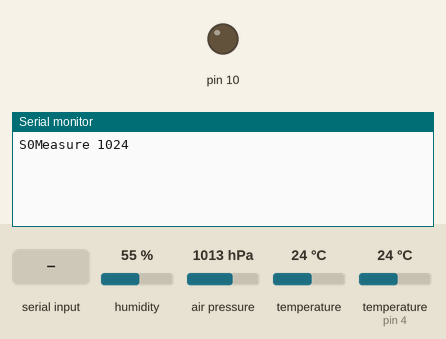
This sketch was run on a simulated Arduino Uno, built with avr-gcc and run on an emulated ATmega328P. Parts: output pins drawn as LEDs (lit = HIGH), the last lines printed to the serial monitor. The test bench sets the inputs (shaded band); at power-on: humidity 55 %, air pressure 1013 hPa, temperature 24 °C, temperature (sensor on pin 4) 24 °C. The local clock reads 2024-03-15 10:24:30 at power-on unless the sketch sets it; storage starts empty.

Above: at 3.2 s.
3.3 s: "l\n" received over Serial
At 4.8 s:
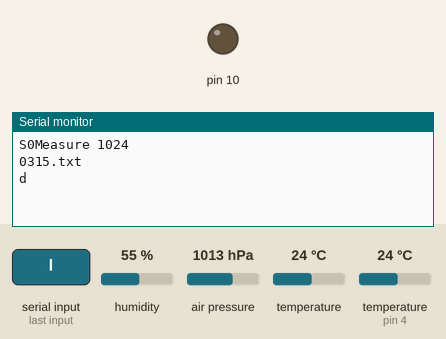
5.1 s: "s\n" received over Serial
At 6.6 s:
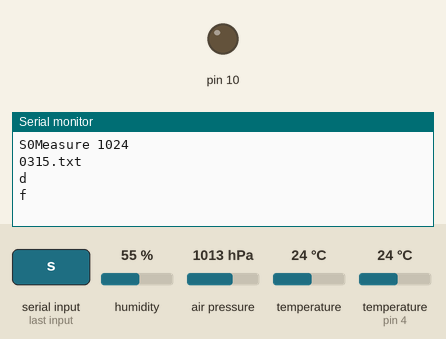
6.9 s: "1\n" received over Serial
At 8.0 s:
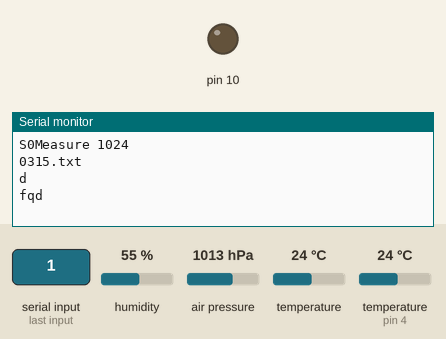

The sketch:

AWL_1_wip.ino
```cpp
#include <MD_DS3231.h>
#include <SD.h>
#include <SFE_BMP180.h>
#include <Wire.h>
#include <DHT.h>
#include <Adafruit_Sensor.h>

#define DHTPIN 4
#define DHTTYPE 22

DHT dht(DHTPIN, DHTTYPE);

SFE_BMP180 pressure;  //paineanturi


File myFile; //SD kortti, siihen kirjoittaminen yms.
File rdFile;
File opnNext;
char FileName[10];  //Serialista löytyvän filen nimi
char CharData[7];  //Serialista tulevan datan char

char FileNameArray[10]; //tiedoston nimi SD korttiin

#define ALTITUDE 34

//int i=0;

int Alarm;

void setup (){

  Serial.begin(9600);
  delay(2000);
  //Serial.println("S");

  pinMode(2, INPUT);

  if (pressure.begin())
    delay(1);
    //Serial.println("P");
  else {
    //Serial.println("PFug");
    while(1);
  }
  Serial.print("S0");
  pinMode(10, OUTPUT);

  if (!SD.begin(10)){
    delay(1);
    //Serial.println("Fug");
  }
  else{
//  Serial.println("done!");
  }

//  Serial.print("H");

  dht.begin();

  //Serial.println("finish");

 /*
  RTC.h = 20; //uncomment to set time if needed
  RTC.m = 4;
  RTC.s = 30;
  RTC.dd = 16;
  RTC.mm = 10;
  RTC.yyyy = 2017;
  RTC.writeTime();
  */
  //reset alarms:
  RTC.checkAlarm1();
  RTC.checkAlarm2();

}

void loop(){
  char status;
  double T,P,p0,a;


  //Serial.println();
  //Serial.println("Meas");

  RTC.readTime();

  float h = dht.readHumidity();

//  Serial.print("Humidity: ");
  //Serial.println(h);

  status = pressure.startTemperature();
  if (status != 0)
  {
    delay(status);

    status = pressure.getTemperature(T);
    if (status != 0)
    {
     // Serial.print("Temperature: ");
      //Serial.print(T,2);
      //Serial.println("C");
      delay(1);

      status = pressure.startPressure(3);
      if (status != 0)
      {

        delay(status);

        status = pressure.getPressure(P,T);

        if (status != 0)
        {
          p0 = pressure.sealevel(P,ALTITUDE);
     //     Serial.print("Pressure: ");
      //    Serial.print(p0,2);
     //     Serial.println(" mb");

        }
      }
    }
  }

 // i++;

 snprintf(FileNameArray, sizeof(FileNameArray), "%02d%02d.txt", RTC.mm, RTC.dd); //tiedoston nimi tulee muotoon mmdd.txt

  myFile = SD.open(FileNameArray, FILE_WRITE);
  if (myFile){
   // Serial.print("Writing");
  //  myFile.print(i);    //printtaa mittauskerran
  //  myFile.print(";");

    myFile.print(RTC.h, DEC);
    myFile.print(":");
    myFile.print(RTC.m, DEC);

    myFile.print(":");
    myFile.print(RTC.s, DEC);
    myFile.print(";");
    myFile.print(RTC.dd);
    myFile.print(".");
    myFile.print(RTC.mm);
    myFile.print(".");
    myFile.print(RTC.yyyy);
    myFile.print(";");

    myFile.print(T);
    myFile.print(";");
    myFile.print(p0);
    myFile.print(";");
    myFile.print(h);
    myFile.println();
    myFile.close();

   // Serial.println("writ");

   // Serial.print("Measured at ");
    Serial.print("Measure ");
   // Serial.print(i);
   // Serial.print(" times at ");
    Serial.print(RTC.h);
  //  Serial.print(":");
    Serial.println(RTC.m);
  //  Serial.print(" o'clock ");
  //  Serial.print(RTC.dd);
  //  Serial.print(".");
  //  Serial.print(RTC.mm);
  //  Serial.print(".");
  //  Serial.println(RTC.yyyy);
  }
  else{
    Serial.println("ERROR Writing");
  }

  //Serial.println("Waiting 2 seconds");
  //delay(2000);

  RTC.checkAlarm1();

  setalarm();

  while (RTC.checkAlarm2() != true){
    SerialData();
  }


}

void setalarm(){

  int Min;

  RTC.readTime();
  Min = RTC.m;
  //Hour = RTC.h;
  Min = Min + 30;
  if (Min >= 60){
    Min = Min - 60;
   // Hour = Hour + 1;
  }
  //if (Hour >= 24){
   // Hour = Hour - 24;

  //}

  RTC.m = Min;
  //RTC.h = Hour;

  RTC.writeAlarm2(DS3231_ALM_M);

//  Serial.print("Alarm set to ");
  RTC.readAlarm2();
  //Serial.print(RTC.h);
 // Serial.print(":");
  //Serial.println(RTC.m);


}

void SerialData(){
 // int a =0;
  if (Serial.available() != 0){
    delay(300);
    int j = 0;
    for (int a = Serial.available(); a != 0; a--){
     CharData[j] = Serial.read();
     j++;
    }
   // Serial.println("Serial read");
    //Orders received in format XYYYY
    //where X is order and YYYY is filename without ending

    switch (CharData[0]){
     case 'l': //lists all files on SD-card
       rdFile = SD.open("/");
       rdFile.rewindDirectory();
       while(true){
         opnNext = rdFile.openNextFile();
         if (! opnNext){
           Serial.println("d");
           opnNext.close();
           rdFile.close();
           break;
         }
         if (!opnNext.isDirectory()){
           Serial.print(opnNext.name());
           Serial.print("\n");
         //  Serial.print("\t");
         //  Serial.println(opnNext.size(), DEC);
           opnNext.close();
           //rdFile.close();
         }
       }
       break;

     case 's':  //send data from specified file
         getFileName();
         if (SD.exists(FileName)){
          rdFile = SD.open(FileName);
          while (rdFile.peek() !=-1){
            Serial.write(rdFile.read());
            }
          rdFile.close();
          //Serial.println();
          Serial.print("d");
         }
        else{
          Serial.print("f");
        }
        break;

     case 'r':  //remove specified file
         getFileName();
         if (SD.exists(FileName)){
           SD.remove(FileName);
           Serial.print("d");
         }
         else{
           Serial.print("f");
         }
         break;

     default:
         Serial.print("qd");
         break;
    }

  }

}

void getFileName(){
  snprintf(FileName, sizeof(FileName), "%c%c%c%c.txt", CharData[1], CharData[2], CharData[3], CharData[4]);
}
```

Measured:
- after the input at 3.3 s, the serial monitor: prints a new line after 0.31 s (image 1)
- after the input at 5.1 s, the serial monitor: prints a new line after 0.30 s (image 2)
- after the input at 6.9 s, the serial monitor: prints a new line after 0.30 s (image 3)
